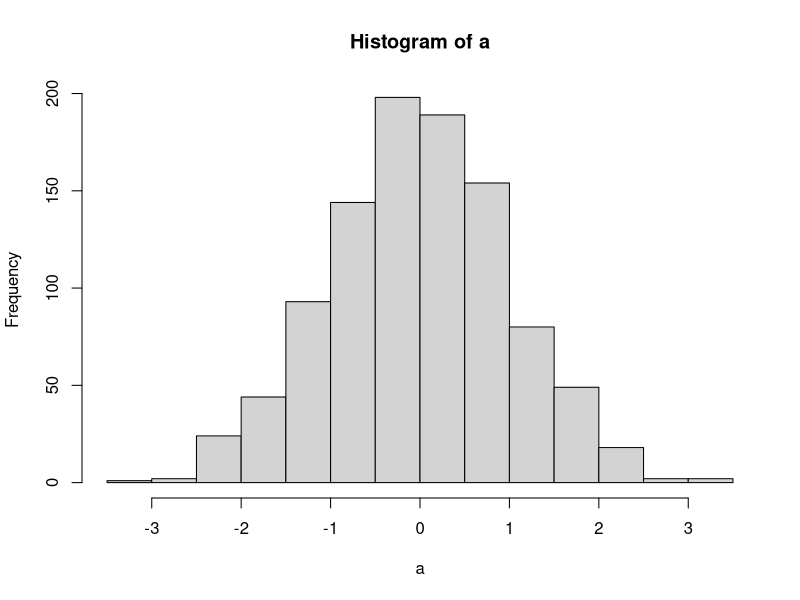

The R script that drew this image:
# Nueva prueba de R para subir archivos al repositorio de git
a <- rnorm(1000)
hist(a)

# Actualizo el archivo
# Corrigiendo problemas